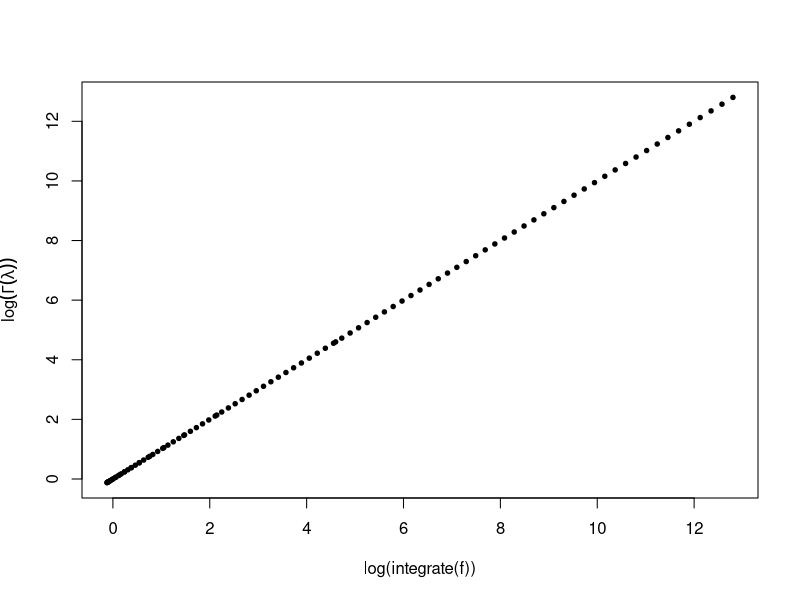
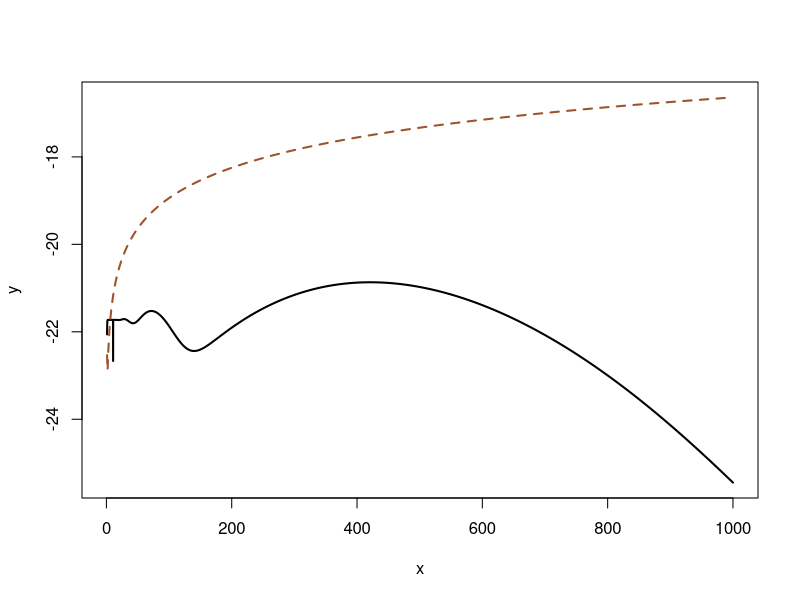
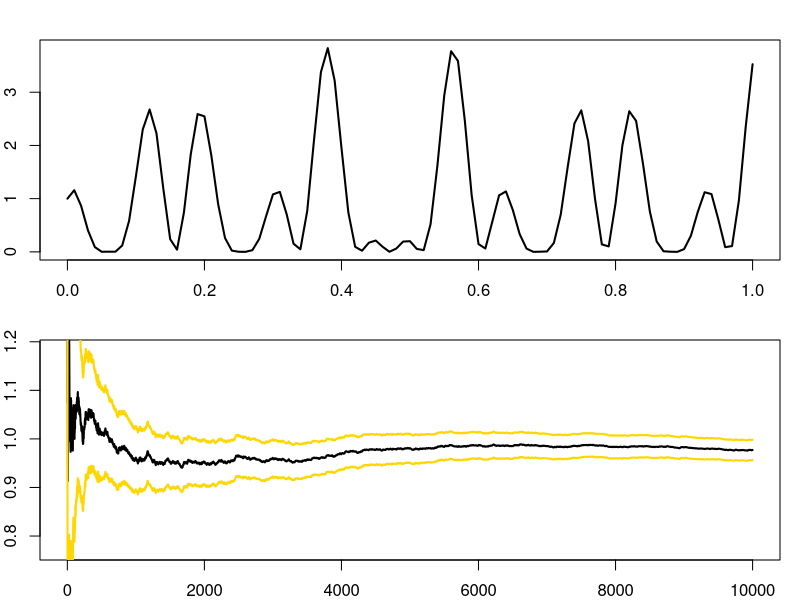

These figures' R source, in order: (Note: this script raises an error after producing the figures.)
library(MASS)

ch <- function(la){
  integrate(function(x){x^(la-1)*exp(-x)},0,Inf)$val
}
x = seq(.01,10,le=100)

plot(lgamma(x),
     log(apply(as.matrix(x),1,ch)),
     xlab="log(integrate(f))",
     ylab=expression(log(Gamma(lambda))),pch=19,cex=.6)


cac=rcauchy(10)+350

lik=function(the){
  u=dcauchy(cac[1]-the)
  for (i in 2:10)
    u=u*dcauchy(cac[i]-the)
  return(u)
}
 
integrate(lik,-Inf,Inf)
integrate(lik,200,400)

cac=rcauchy(10)
nin=function(a){integrate(lik,-a,a)$val}
nan=function(a){area(lik,-a,a)}
x=seq(1,10^3,le=10^4)
y=log(apply(as.matrix(x),1,nin))
z=log(apply(as.matrix(x),1,nan))
plot(x,y,type="l",ylim=range(cbind(y,z)),lwd=2)
lines(x,z,lty=2,col="sienna",lwd=2)

#####calculating cauchy mle
mlecauchy=function(x,toler=.001){      #x is a vector here
  startvalue=median(x)
  n=length(x);
  thetahatcurr=startvalue;
  # Compute first deriviative of log likelihood
  firstderivll=2*sum((x-thetahatcurr)/(1+(x-thetahatcurr)^2))
  # Continue Newton’s method until the first derivative
  # of the likelihood is within toler of 0.001
  while(abs(firstderivll)>toler){
    # Compute second derivative of log likelihood
    secondderivll=2*sum(((x-thetahatcurr)^2-1)/(1+(x-thetahatcurr)^2)^2);
    # Newton’s method update of estimate of theta
    thetahatnew=thetahatcurr-firstderivll/secondderivll;
    thetahatcurr=thetahatnew;
    # Compute first derivative of log likelihood
    firstderivll=2*sum((x-thetahatcurr)/(1+(x-thetahatcurr)^2))
  }
  list(thetahat=thetahatcurr);
}
x<-c(-1.94,0.59,-5.98,-0.08,-0.77)
mlecauchy(x,0.0001)
obj = optimize(function(theta) -sum(dcauchy(x, location=theta, log=TRUE)),  c(-100,100)) 
obj
##########

h=function(x){(cos(50*x)+sin(20*x))^2}
par(mar=c(2,2,2,1),mfrow=c(2,1))
curve(h,xlab="Function",ylab="",lwd=2)
integrate(h,0,1)

x=h(runif(10^4))
estint=cumsum(x)/(1:10^4)
esterr=sqrt(cumsum((x-estint)^2))/(1:10^4)
plot(estint, xlab="Mean and error range",type="l",lwd=
         2,ylim=mean(x)+20*c(-esterr[10^4],esterr[10^4]),ylab="")
lines(estint+2*esterr,col="gold",lwd=2)
lines(estint-2*esterr,col="gold",lwd=2)


integrand1 <- function(theta, x){
  (theta/(1+theta^2))*exp(-((x-theta)^2)/2)
}
integrand2 <- function(theta, x){
  (1/(1+theta^2))*exp(-((x-theta)^2)/2)
}

x = 2
plot(integrand1(,x),type="l",lwd=2,ylab="")

x=rnorm(10^8)                #whole sample
bound=qnorm(c(.5,.75,.8,.9,.95,.99,.999,.9999))
res=matrix(0,ncol=8,nrow=7)
for (i in 2:8)               #lengthy loop!!
  for (j in 1:8)
      res[i-1,j]=mean(x[1:10^i]<bound[j])
matrix(as.numeric(format(res,digi=4)),ncol=8)

Nsim=10^3
y=rexp(Nsim)+4.5
weit=dnorm(y)/dexp(y-4.5)
plot(cumsum(weit)/1:Nsim,type="l")
abline(a=pnorm(-4.5),b=0,col="red")

f=function(a,b){
  exp(2*(lgamma(a+b)-lgamma(a)-lgamma(b))+ a*log(.3)+b*log(.2))
}

aa=1:150      #alpha grid for image
bb=1:100      #beta grid for image
post=outer(aa,bb,f)
image(aa,bb,post,xlab=expression(alpha),ylab=" ")
contour(aa,bb,post,add=T)

x=matrix(rt(2*10^4,3),ncol=2)       #T sample
E=matrix(c(220,190,190,180),ncol=2) #Scale matrix
image(aa,bb,post,xlab=expression(alpha),ylab=" ")
y=t(t(chol(E))%*%t(x)+c(50,45))
points(y,cex=.6,pch=19)

ine=apply(y,1,min)
y=y[ine>0,]
x=x[ine>0,]
normx=sqrt(x[,1]^2+x[,2]^2)
f=function(a) exp(2*(lgamma(a[,1]+a[,2])-lgamma(a[,1])
                          -lgamma(a[,2]))+a[,1]*log(.3)+a[,2]*log(.2))
h=function(a) exp(1*(lgamma(a[,1]+a[,2])-lgamma(a[,1])
                          -lgamma(a[,2]))+a[,1]*log(.5)+a[,2]*log(.5))
den=dt(normx,3)
mean(f(y)/den)/mean(h(y)/den)

mean(y[,1]*apply(y,1,f)/den)/mean(apply(y,1,h)/den)
mean(y[,2]*apply(y,1,f)/den)/mean(apply(y,1,h)/den)

par(mfrow=c(2,2),mar=c(4,4,2,1))
weit=(apply(y,1,f)/den)/mean(apply(y,1,h)/den)
image(aa,bb,post,xlab=expression(alpha),
      ylab=expression(beta))
points(y[sample(1:length(weit),10^3,rep=T,pro=weit),],
    cex=.6,pch=19)
boxplot(weit,ylab="importance weight")
plot(cumsum(weit)/(1:length(weit)),type="l",
     xlab="simulations", ylab="marginal likelihood")
boot=matrix(0,ncol=length(weit),nrow=100)
for (t in 1:100)
   boot[t,]=cumsum(sample(weit))/(1:length(weit))
uppa=apply(boot,2,quantile,.95)
lowa=apply(boot,2,quantile,.05)
polygon(c(1:length(weit),length(weit):1),c(uppa,rev(lowa)),
         col="gold")
lines(cumsum(weit)/(1:length(weit)),lwd=2)
plot(cumsum(weit)^2/cumsum(weit^2),type="l",
     xlab="simulations", ylab="Effective sample size",lwd=2)

#ex 3.4
Nsim=10^3
h <- function(x){ exp(-(x - 3)*2/2) + exp(-(x - 6)*2/2)}

y = rnorm(Nsim)
x=h(y)
estint=cumsum(x)/(1:Nsim)
esterr=sqrt(cumsum((x-estint)^2))/(1:Nsim)
plot(estint, xlab="Mean and error range",type="l",lwd=
       2,ylim=mean(x)+20*c(-esterr[Nsim],esterr[Nsim]),ylab="")
lines(estint+2*esterr,col="gold",lwd=2)
lines(estint-2*esterr,col="gold",lwd=2)

Nsim = 10^9
y = runif(Nsim, -8, -1)
f_x = dnorm(y)
g_x = dunif(y, -8, -1) #1/10^3
h_x = h(y)
weit = f_x/g_x
x = weit*h_x
estint=cumsum(x)/(1:Nsim)
esterr=sqrt(cumsum((x-estint)^2))/(1:Nsim)
plot(estint, xlab="Mean and error range",type="l",lwd=
       2,ylim=mean(x)+20*c(-esterr[Nsim],esterr[Nsim]),ylab="")
lines(estint+2*esterr,col="gold",lwd=2)
lines(estint-2*esterr,col="gold",lwd=2)
#####

pnorm(-4.5,log=T)

Nsim=10^3
y=rexp(Nsim)+4.5
weit=dnorm(y)/dexp(y-4.5)
plot(cumsum(weit)/1:Nsim,type="l")
abline(a=pnorm(-4.5),b=0,col="red")

x = weit
estint=cumsum(x)/(1:Nsim)
esterr=sqrt(cumsum((x-estint)^2))/(1:Nsim)
plot(estint, xlab="Mean and error range",type="l",lwd=
       2,ylim=mean(x)+20*c(-esterr[Nsim],esterr[Nsim]),ylab="")
lines(estint+2*esterr,col="gold",lwd=2)
lines(estint-2*esterr,col="gold",lwd=2)
abline(a=pnorm(-4.5),b=0,col="red")


f=function(a,b){exp(2*(lgamma(a+b)-lgamma(a)-lgamma(b)) + a*log(.3)+b*log(.2))}
aa=1:150      #alpha grid for image
bb=1:100      #beta grid for image
post=outer(aa,bb,f)
image(aa,bb,post,xlab=expression(alpha),ylab=" ")
contour(aa,bb,post,add=T)

x=matrix(rt(2*10^4,3),ncol=2)       #T sample
E=matrix(c(220,190,190,180),ncol=2) #Scale matrix
#image(aa,bb,post,xlab=expression(alpha),ylab=" ")
y=t(t(chol(E))%*%t(x)+c(50,45))
#points(y,cex=.6,pch=19)

ine=apply(y,1,min)
y=y[ine>0,]
x=x[ine>0,]
normx=sqrt(x[,1]^2+x[,2]^2)
f<-function(a) {exp(2*(lgamma(a[,1]+a[,2])-lgamma(a[,1]) -lgamma(a[,2]))+a[,1]*log(.3)+a[,2]*log(.2))}
h<-function(a) {exp(1*(lgamma(a[,1]+a[,2])-lgamma(a[,1]) -lgamma(a[,2]))+a[,1]*log(.5)+a[,2]*log(.5))}
den=dt(normx,3)
mean(f(y)/den)/mean(h(y)/den)
mean(y[,1]*f(y)/den)/mean(h(y)/den)
mean(y[,2]*f(y)/den)/mean(h(y)/den)


par(mfrow=c(2,2),mar=c(4,4,2,1))
weit=(f(y)/den)/mean(h(y)/den)
image(aa,bb,post,xlab=expression(alpha),ylab=expression(beta))
points(y[sample(1:length(weit),10^3,rep=T,pro=weit),], cex=.6,pch=19)
boxplot(weit,ylab="importance weight")
plot(cumsum(weit)/(1:length(weit)),type="l", xlab="simulations", ylab="marginal likelihood")
boot=matrix(0,ncol=length(weit),nrow=100)
for (t in 1:100)
  boot[t,]=cumsum(sample(weit))/(1:length(weit))
uppa=apply(boot,2,quantile,.95)
lowa=apply(boot,2,quantile,.05)
polygon(c(1:length(weit),length(weit):1),c(uppa,rev(lowa)),col="gold")
lines(cumsum(weit)/(1:length(weit)),lwd=2)
plot(cumsum(weit)^2/cumsum(weit^2),type="l",xlab="simulations", ylab="Effective sample size",lwd=2)


x=rnorm(10^6)
wein=dcauchy(x)/dnorm(x)
#boxplot(wein/sum(wein))
plot(cumsum(wein*(x>2)*(x<6))/cumsum(wein),type="l")
abline(a=pcauchy(6)-pcauchy(2),b=0,col="sienna")

h <- function(x) 1.0/(x-1)
sam1=rt(.95*10^4,df=2)
sam2=1+.5*rt(.05*10^4,df=2)^2
sam=sample(c(sam1,sam2),.95*10^4)
weit=dt(sam,df=2)/(0.95*dt(sam,df=2) + .05*(sam>0)*dt(sqrt(2*abs(sam-1)),df=2)*sqrt(2)/sqrt(abs(sam-1)))
plot(cumsum(h(sam1))/(1:length(sam1)),ty="l")
lines(cumsum(weit*h(sam))/1:length(sam1),col="blue")

library(MASS)
glm(type~bmi,data=Pima.tr,family=binomial(link="probit"))
prior <- function(x) dnorm(x, 0, 100)
like<-function(beda){
  mia=mean(Pima.tr$bmi)
  prod(pnorm(beda[1]+(Pima.tr$bm[Pima.tr$t=="Yes"]- mia)*beda[2]))*
    prod(pnorm(-beda[1]-(Pima.tr$bm[Pima.tr$t=="No"]-mia)*beda[2]))/exp(sum(beda^2)/200)
}

post <- function (x){
  prior(x)*like(x)
}
  
sim=cbind(rnorm(10^3,mean=-.4,sd=.04), rnorm(10^3,mean=.065,sd=.005))
weit=apply(sim,1,post)/(dnorm(sim[,1],mean=-.4,sd=.04)*dnorm(sim[,2],mean=.065,sd=.005))
boxplot(weit)

sim=rbind(sim[1:(.95*10^3),],cbind(rnorm(.05*10^3,sd=10), rnorm(.05*10^3,sd=10)))
weit=apply(sim,1,post)/(.95*dnorm(sim[,1],m=-.4,sd=.081)*
                            dnorm(sim[,2],m=0.065,sd=.01)+.05*dnorm(sim[,1],sd=10)*
                            dnorm(sim[,2],sd=10))